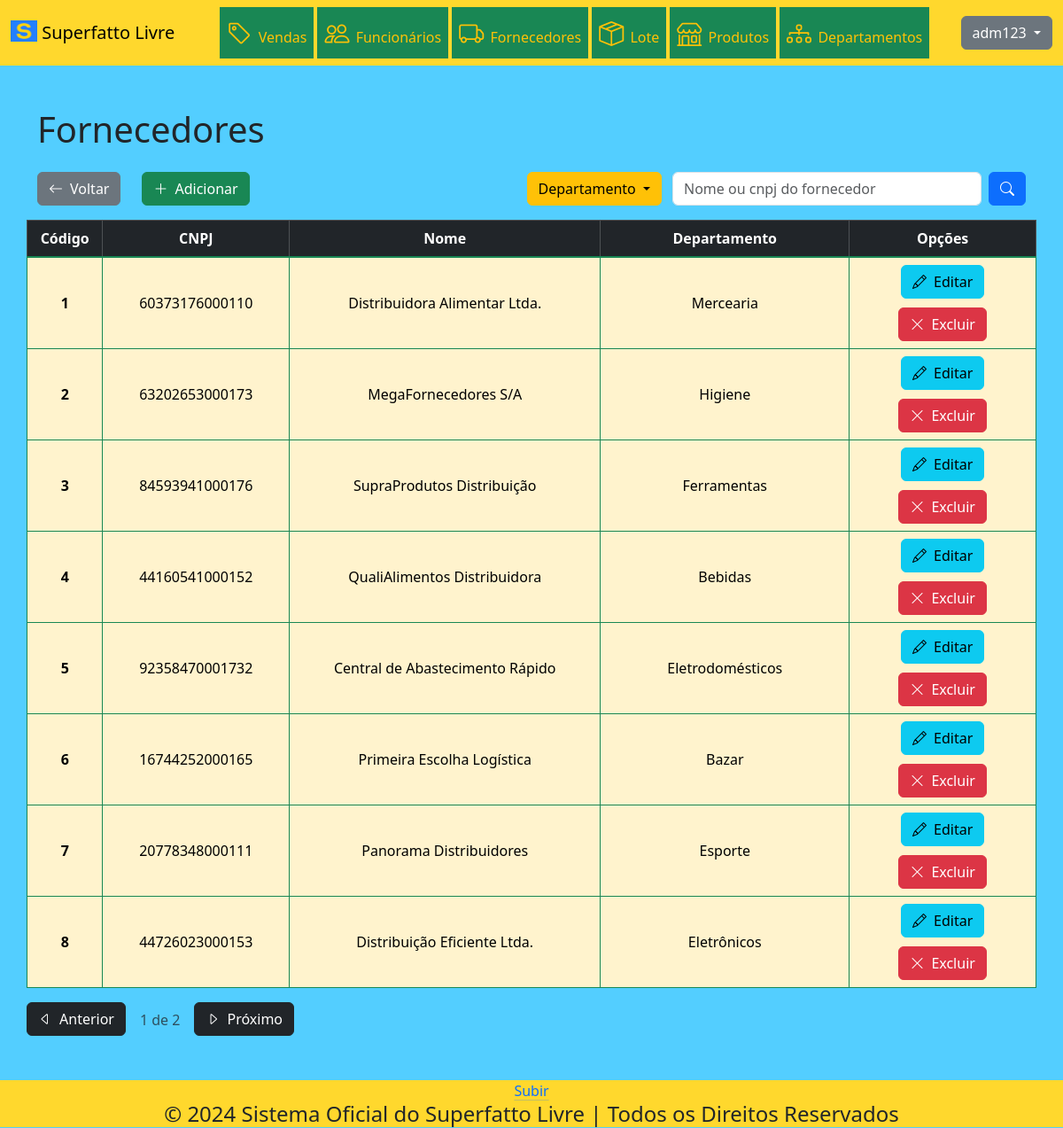
Screenshot of /fornecedor (signed in) with the database file from the repository.
### tables this page shows
CREATE TABLE IF NOT EXISTS `fornecedor` (
  `codigo` INT NOT NULL AUTO_INCREMENT,
  `cnpj` VARCHAR(45) NULL,
  `nome` VARCHAR(45) NULL,
  `cod_departamento` INT NOT NULL,
  PRIMARY KEY (`codigo`),
  INDEX `fk_fornecedor_departamento_idx` (`cod_departamento` ASC),
  CONSTRAINT `fk_fornecedor_departamento`
    FOREIGN KEY (`cod_departamento`)
    REFERENCES `departamento` (`codigo`)
    ON DELETE NO ACTION
    ON UPDATE NO ACTION);

CREATE TABLE IF NOT EXISTS `departamento` (
  `codigo` INT NOT NULL AUTO_INCREMENT,
  `nome` VARCHAR(45) NULL,
  PRIMARY KEY (`codigo`));

### App/Controller/BaseController.php (called while the page is built, shortened)
<?php
abstract class BaseController
{
    protected array $dados;
    public function __construct()
    {
        $this->dados = [];
    }
    public function renderizar(string $view)
    {
        $dados = $this->getDados();
        require_once PATH . '/App/View/layout/header.php';
        require_once PATH . '/App/View/layout/menu.php';
        require_once PATH . '/App/View/' . $view . '.php';
        require_once PATH . '/App/View/layout/footer.php';
    }
    public function getDados()
    {
        return $this->dados;
    }
    public function setDados($nomeChave, $valorDado)
    {
        if ($nomeChave != "" && $valorDado != "") {
            $this->dados[$nomeChave] = $valorDado;
        }
    }
}

### index.php (called while the page is built, shortened)
<?php
try
{
    $app = new App();
    $app->identificarController();
    $app->executarController();
} catch (Exception $excecao) {
    throw new Exception("Erro na execução do sistema", $excecao->getCode());
}

### App/Model/Entidades/Fornecedor.php (called while the page is built, shortened)
<?php
class Fornecedor
{
    private int $codigo;
    private string $cnpj;
    private string $nome;
    private Departamento $departamento;
    public function __construct(int $codigo = 0, string $cnpj = "", string $nome = "", int $cod_departamento = 0, string $nome_departamento = "")
    {
        $this->codigo = $codigo;
        $this->cnpj = $cnpj;
        $this->nome = $nome;
        $this->departamento = new Departamento($cod_departamento, $nome_departamento);
    }
    public function listarPaginacao($indice, $limitePorPagina, $busca = "", $departamento = "")
    {
        $fornecedorDAO = new FornecedorDAO();
        $resultado = $fornecedorDAO->listarPaginacao($indice, $limitePorPagina, $busca, $departamento);
        return $resultado;
    }
    public function getCodigo() : int
    {
        return $this->codigo;
    }
    public function getCnpj() : string
    {
        return $this->cnpj;
    }
    public function getNome() : string
    {
        return $this->nome;
    }
    public function getDepartamento() : Departamento
    {
        return $this->departamento;
    }
}

### App/Model/DAO/BaseDAO.php (called while the page is built, shortened)
<?php
abstract class BaseDAO
{
    private $conexao;
    public function __construct()
    {
        $this->conexao = Conexao::getConexao();
    }
    public function select($sql)
    {
        return $this->conexao->query($sql);
    }
}

### App/Lib/Conexao.php (called while the page is built, shortened)
<?php
class Conexao
{
    public static function getConexao()
    {
        $dsn = DB_DRIVER . ':host=' . DB_HOST . ';dbname=' . DB_NAME . ";";
        $conexao = new PDO($dsn , DB_USER, DB_PASSWORD);
        $conexao->setAttribute(PDO::ATTR_ERRMODE, PDO::ERRMODE_EXCEPTION);
        return $conexao;
    }
}

### App/Model/DAO/FornecedorDAO.php (called while the page is built, shortened)
<?php
class FornecedorDAO extends BaseDAO
{
    public function listarPaginacao($indice, $limitePorPagina, $busca = "", $departamento = "")
    {
        try {
            $pdoStatement = $this->select("SELECT f.*, d.nome nome_departamento FROM fornecedor f
            INNER JOIN departamento d ON d.codigo = f.cod_departamento
            WHERE f.cnpj LIKE '%$busca%' AND d.nome LIKE '%$departamento%'
            OR f.nome LIKE '%$busca%' AND d.nome LIKE '%$departamento%' LIMIT $indice, $limitePorPagina");
            $arrayFornecedores = $pdoStatement->fetchAll(PDO::FETCH_ASSOC);
            $fornecedores = [];
            foreach($arrayFornecedores as $fornecedorEncontrado)
            {
                $fornecedor = new Fornecedor(
                    $fornecedorEncontrado['codigo'],
                    $fornecedorEncontrado['cnpj'],
                    $fornecedorEncontrado['nome'],
                    $fornecedorEncontrado['cod_departamento'],
                    $fornecedorEncontrado['nome_departamento']
                );
                $fornecedores[] = $fornecedor;
            }
            return $fornecedores;
        }
        catch (Exception $excecao) {
            $erro = new Exception("Erro " . $excecao->getCode() . ". Erro no acesso aos dados");
            return $erro;
        }
    }
}

### App/Model/Entidades/Departamento.php (called while the page is built, shortened)
<?php
class Departamento
{
    private string $nome;
    public function __construct(int $codigo = 0, string $nome = "")
    {
        $this->nome = $nome;
    }
    public function getNome() : string
    {
        return $this->nome;
    }
}

### App/View/fornecedor/index.php (the view, shortened to what this page needs)
<div class="container-sm my-5">
  <div class="row mb-3">
    <div class="col-auto">
      <h1>Fornecedores</h1>
    </div>
  </div>
  <div class="row mb-3">
    <div class="col-auto">
      <a href="http://<?=APP_HOST?>/" class="btn btn-secondary">
        <i class="bi bi-arrow-left">&ensp;</i>Voltar
      </a>
    </div>
    <div class="col-auto">
      <a href="http://<?=APP_HOST?>/fornecedor/encaminharCadastro" class="btn btn-success">
        <i class="bi bi-plus-lg">&ensp;</i>Adicionar
      </a>
    </div>
    <div class="col-auto dropdown mx-auto me-0 pe-0">
      <a class="btn btn-warning dropdown-toggle" href="#" data-bs-toggle="dropdown">
        Departamento
      </a>
    </div>
    <div class="col-auto mx-auto me-0 ms-0">
      <form class="d-flex" method="GET" action="http://<?=APP_HOST?>/fornecedor">
        <input class="form-control me-2" type="search" size="30" id="busca" name="busca" placeholder="Nome ou cnpj do fornecedor">
        <button class="btn btn-primary" type="submit">
          <i class="bi bi-search"></i>
        </button>
      </form>
    </div>
  </div>
  <?php if (isset($dados['fornecedores']) && !empty($dados['fornecedores'])) { ?>
    <div class="row">
      <div class="col table-responsive-md px-0">
        <table class="table table-bordered align-middle">
          <thead class="table-dark text-center">
            <tr>
              <th scope="col" style="width:5%;">Código</th>
              <th scope="col" style="width:15%;">CNPJ</th>
              <th scope="col" style="width:25%;">Nome</th>
              <th scope="col" style="width:20%;">Departamento</th>
              <th scope="col" style="width:15%;">Opções</th>
            </tr>
          </thead>
          <tbody class="table-group-divider table-warning border-success text-center">
            <?php foreach ($dados['fornecedores'] as $fornecedor) { ?>
              <tr>
                <th scope="row"><?= $fornecedor->getCodigo() ?></th>
                <td><?= $fornecedor->getCnpj() ?></td>
                <td><?= $fornecedor->getNome() ?></td>
                <td><?= $fornecedor->getDepartamento()->getNome() ?></td>
                <td>
                  <a href="http://<?=APP_HOST?>/fornecedor/encaminharEdicao/<?= $fornecedor->getCodigo() ?>"
                  class="btn btn-info editar">
                    <i class="bi bi-pencil">&ensp;</i>Editar
                  </a>
                  <a href="http://<?=APP_HOST?>/fornecedor/encaminharExclusao/<?= $fornecedor->getCodigo() ?>"
                  class="btn btn-danger excluir">
                    <i class="bi bi-x-lg">&ensp;</i>Excluir
                  </a>
                </td>
              </tr>
            <?php } ?>
          </tbody>
        </table>
      </div>
    </div>
    <?= $dados['paginacao'] ?>
  <?php } else if (isset($dados['fornecedores']) && empty($dados['fornecedores'])) { ?>
    <div class="row">
      <div class="col alert alert-dark">
        <h2>Não há cadastros.</h2>
      </div>
    </div>
  <?php } ?>
</div>

### public/css/estilo.css (style rules this page uses)
body { background-color: #53ceff; }

### rows the page displays
fornecedor: codigo "1", cnpj "60373176000110", nome "Distribuidora Alimentar Ltda.", cod_departamento.nome "Mercearia"
fornecedor: codigo "2", cnpj "63202653000173", nome "MegaFornecedores S/A", cod_departamento.nome "Higiene"
fornecedor: codigo "3", cnpj "84593941000176", nome "SupraProdutos Distribuição", cod_departamento.nome "Ferramentas"
fornecedor: codigo "4", cnpj "44160541000152", nome "QualiAlimentos Distribuidora", cod_departamento.nome "Bebidas"
fornecedor: codigo "5", cnpj "92358470001732", nome "Central de Abastecimento Rápido", cod_departamento.nome "Eletrodomésticos"
fornecedor: codigo "6", cnpj "16744252000165", nome "Primeira Escolha Logística", cod_departamento.nome "Bazar"
fornecedor: codigo "7", cnpj "20778348000111", nome "Panorama Distribuidores", cod_departamento.nome "Esporte"
fornecedor: codigo "8", cnpj "44726023000153", nome "Distribuição Eficiente Ltda.", cod_departamento.nome "Eletrônicos"

### other values shown
$sessao::getNomeUsuario() "adm123"
$paginaSelecionada "1"
$totalPaginas "2"
